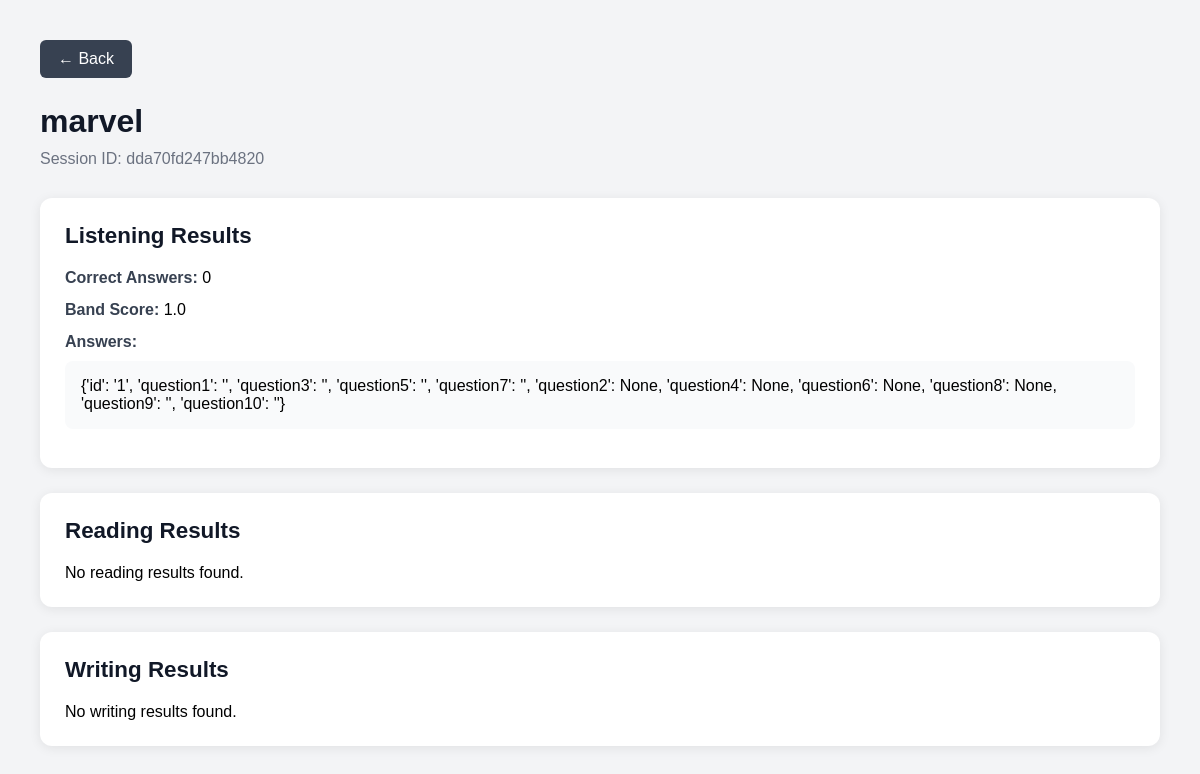
The page /student-result/dda70fd247bb4820/ on the database its author committed.
### core/models.py (models this page shows)
class ResultsTable(models.Model):
    exam_session = models.ForeignKey(           # ← new
        ExamSession,
        on_delete=models.SET_NULL,
        null=True, blank=True,
        related_name='results'
    )
    session_id = models.CharField(max_length=50, primary_key=True, unique=True)
    username = models.CharField(max_length=100)
    session_date = models.DateTimeField(auto_now_add=True)

class ListeningResults(models.Model):
    session = models.OneToOneField(
        'ResultsTable',
        on_delete=models.CASCADE,
        primary_key=True
        )
    test = models.ForeignKey(
        'ListeningTest',
        on_delete=models.SET_NULL,
        null=True,
        blank=True
        )
    listening_row_answers = models.JSONField()
    listening_correct_count = models.IntegerField()
    listening_mark = models.DecimalField(max_digits=2, decimal_places=1)

### core/views.py (the view)
# urls.py: path('student-result/<str:session_id>/', views.student_full_result, name='student_full_result'),
def student_full_result(request, session_id):
    result = get_object_or_404(
        ResultsTable,
        session_id=session_id
    )
    listening = ListeningResults.objects.filter(
        session=result
    ).first()
    reading = ReadingResults.objects.filter(
        session=result
    ).first()
    writing = WritingResults.objects.filter(
        session=result
    ).first()
    return render(request, 'core/student_full_result.html', {
        'result': result,
        'listening': listening,
        'reading': reading,
        'writing': writing,
    })

### core/templates/core/student_full_result.html (shortened to what this page needs)
<!DOCTYPE html>
<html lang="en">
<head>
</head>
<body>
    <div class="container">
        <a
            href="javascript:history.back()"
            class="back-btn"
        >
            ← Back
        </a>
        <h1 class="title">
            {{ result.username }}
        </h1>
        <p class="subtitle">
            Session ID: {{ result.session_id }}
        </p>
        <div class="card">
            <h2 class="section-title">
                Listening Results
            </h2>
            {% if listening %}
                <div class="info-row">
                    <span class="label">Correct Answers:</span>
                    {{ listening.listening_correct_count }}
                </div>
                <div class="info-row">
                    <span class="label">Band Score:</span>
                    {{ listening.listening_mark }}
                </div>
                <div class="info-row">
                    <span class="label">
                        Answers:
                    </span>
                    <div class="answers-box">
                        <pre>{{ listening.listening_row_answers }}</pre>
                    </div>
                </div>
            {% else %}
                <p>No listening results found.</p>
            {% endif %}
        </div>
        <div class="card">
            <h2 class="section-title">
                Reading Results
            </h2>
            {% if reading %}
                <div class="info-row">
                    <span class="label">Correct Answers:</span>
                    {{ reading.reading_correct_count }}
                </div>
                <div class="info-row">
                    <span class="label">Band Score:</span>
                    {{ reading.reading_mark }}
                </div>
                <div class="info-row">
                    <span class="label">
                        Answers:
                    </span>
                    <div class="answers-box">
                        <pre>{{ reading.reading_row_answers }}</pre>
                    </div>
                </div>
            {% else %}
                <p>No reading results found.</p>
            {% endif %}
        </div>
        <div class="card">
            <h2 class="section-title">
                Writing Results
            </h2>
            {% if writing %}
                <div class="info-row">
                    <span class="label">Task 1 Word Count:</span>
                    {{ writing.task1_word_count }}
                </div>
                <div class="info-row">
                    <span class="label">Task 2 Word Count:</span>
                    {{ writing.task2_word_count }}
                </div>
                <div class="info-row">
                    <span class="label">
                        Task 1 Response:
                    </span>
                    <div class="answers-box">
                        <pre>{{ writing.task1_text }}</pre>
                    </div>
                </div>
                <div class="info-row">
                    <span class="label">
                        Task 2 Response:
                    </span>
                    <div class="answers-box">
                        <pre>{{ writing.task2_text }}</pre>
                    </div>
                </div>
            {% else %}
                <p>No writing results found.</p>
            {% endif %}
        </div>
    </div>
</body>
</html>

### core/templates/core/student_full_result.html (style rules this page uses)
* { margin: 0; padding: 0; box-sizing: border-box; font-family: Arial, sans-serif; }
body { background: #f3f4f6; padding: 40px; }
.container { max-width: 1200px; margin: auto; }
.back-btn { display: inline-block; margin-bottom: 25px; background: #374151; color: white; text-decoration: none; padding: 10px 18px; border-radius: 6px; }
.title { font-size: 2rem; margin-bottom: 10px; color: #111827; }
.subtitle { color: #6b7280; margin-bottom: 30px; }
.card { background: white; border-radius: 12px; padding: 25px; margin-bottom: 25px; box-shadow: 0 2px 12px rgba(0,0,0,0.08); }
.section-title { font-size: 1.4rem; margin-bottom: 20px; color: #111827; }
.info-row { margin-bottom: 14px; }
.label { font-weight: bold; color: #374151; }
.answers-box { background: #f9fafb; padding: 16px; border-radius: 8px; overflow-x: auto; margin-top: 10px; }
pre { white-space: pre-wrap; word-wrap: break-word; }

### rows shown on the page
ResultsTable: username "marvel", session_id "dda70fd247bb4820"
ListeningResults: listening_correct_count "0", listening_mark "1.0", listening_row_answers "{'id': '1', 'question1': '', 'question3': '', 'question5': '', 'question7': '', 'question2': None, 'question4': None, 'question6': None, 'question8': None, 'question9': '', 'question10': ''}"
